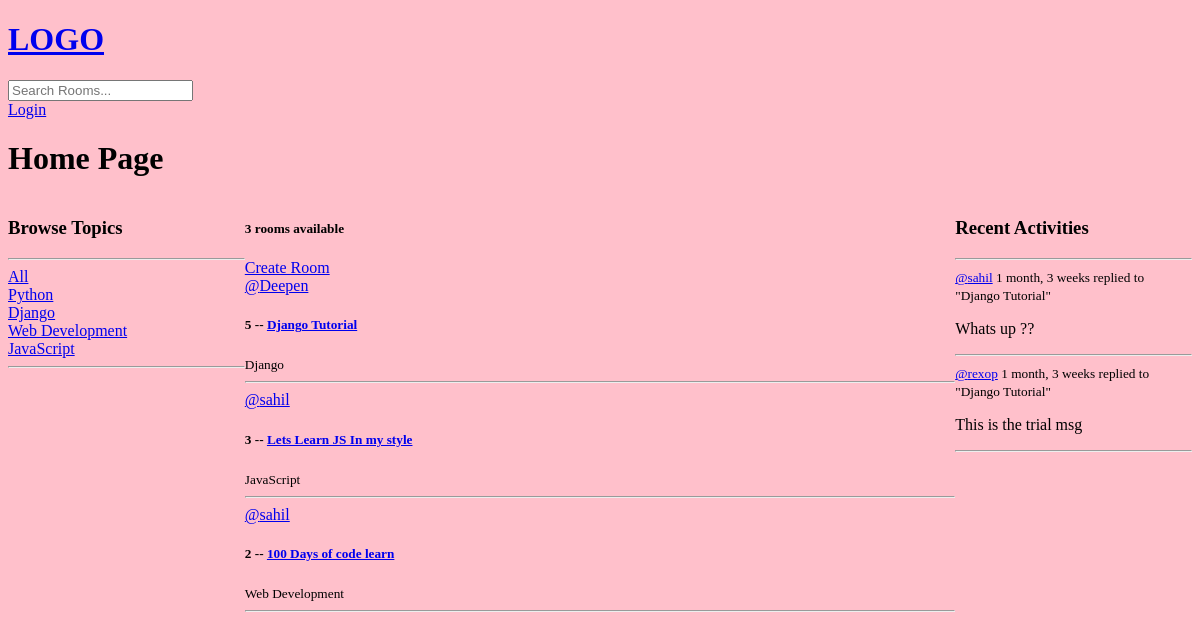
/, run on an earlier commit of the app's database.
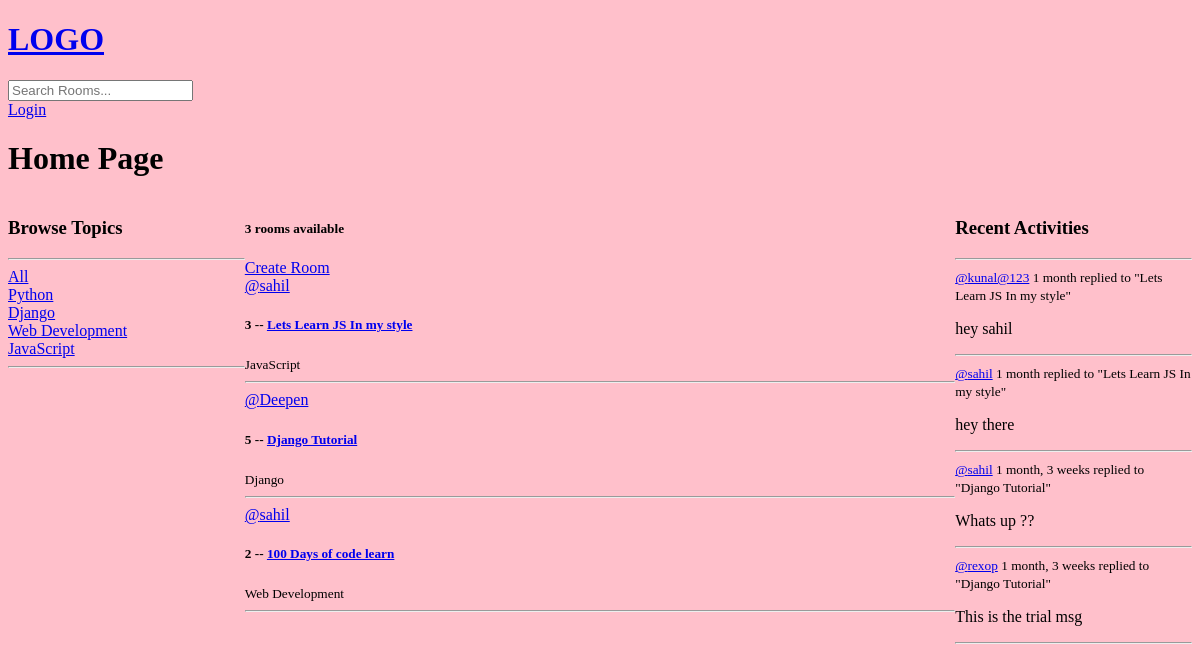
And on a later commit of the database.
### base/models.py (models this page shows, shortened)
class Topic(models.Model):
    name = models.CharField(max_length=200)

class Room(models.Model):
    host = models.ForeignKey(User, on_delete=models.SET_NULL, null=True)
    topic = models.ForeignKey(Topic, on_delete= models.SET_NULL, null=True)
    name = models.CharField(max_length=200)
    description = models.TextField(null=True, blank=True)
    participants = models.ManyToManyField(User, related_name='participants', blank=True)
    updated = models.DateTimeField(auto_now=True)
    created = models.DateTimeField(auto_now_add=True)
    class Meta:
        ordering = ['-updated', '-created']
    def __str__(self):
        return self.name

class Message(models.Model):
    user = models.ForeignKey(User, on_delete=models.CASCADE)
    room = models.ForeignKey(Room, on_delete=models.CASCADE)
    body = models.TextField()
    updated = models.DateTimeField(auto_now=True)
    created = models.DateTimeField(auto_now_add=True)
    class Meta:
        ordering = ['-updated', '-created']

### base/views.py (the view)
# urls.py: path('', views.home, name = "home"),
def home(request):
    q = request.GET.get('q') if request.GET.get('q') != None else ''
    rooms = Room.objects.filter(
        Q(topic__name__icontains = q) | Q(name__icontains = q) | Q(description__icontains = q)
    )
    topics = Topic.objects.all()
    room_count = rooms.count()
    room_messages = Message.objects.filter(Q(room__topic__name__icontains=q))
    context = {'rooms' : rooms, 'topics' : topics, 'room_count' : room_count, 'room_messages' : room_messages}
    return render(request, 'base/home.html', context)

### base/templates/base/home.html (shortened to what this page needs)
{% extends "main.html" %}
{% block content %}
<h1>Home Page</h1>
<div class="home-container">
    <div>
        {% include "base/topics_component.html" %}
    </div>
    <div>
        <h5>{{room_count}} rooms available</h5>
        <a href="{% url 'create-room' %}">Create Room</a>
        {% include "base/feed_component.html" %}
    </div>
    <div>
        {% include "base/activity_component.html" %}
    </div>
</div>
{% endblock content %}

### base/templates/base/topics_component.html
<h3>Browse Topics</h3>
        <hr>
        <div>
            <a href="{% url 'home' %}">All</a>
        </div>
        {% for topic in topics %}
        <div>
            <a href="{% url 'home' %}?q={{topic.name}}">{{topic.name}}</a>
        </div>
        {% endfor %}
        <hr>

### base/templates/base/feed_component.html (shortened to what this page needs)
{% for room in rooms %}
        <div>
            <a href="{% url 'userProfile' room.host.id %}"><span>@{{ room.host.username }}</span></a>
        </div>
        <div class="room-card">
            <h5>{{ room.id }} --
                <a href="{% url 'room' room.id %}">{{ room.name }}</a>
            </h5>
            <small>{{ room.topic.name }}</small>
            <hr>
        </div>
        {% endfor %}

### base/templates/base/activity_component.html (shortened to what this page needs)
<h3>Recent Activities</h3>
<hr>
{% for message in room_messages %}
<div>
    <small>
        <a href="{% url 'userProfile' message.user.id %}">@{{ message.user }}</a>
        {{ message.created|timesince }}
    </small>
    <small>replied to "{{ message.room }}"</small>
    <p>{{ message.body }}</p>
    <hr>
</div>
{% endfor %}

What changed in the data, as far as the page shows it:
changed Room "Lets Learn JS In my style": moves up the list
added Message: user "kunal@123", created "1 month", room "Lets Learn JS In my style", body "hey sahil"
added Message: user "sahil", created "1 month", room "Lets Learn JS In my style", body "hey there"
